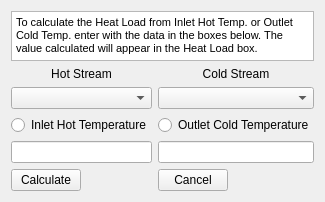
<?xml version="1.0" encoding="UTF-8"?>
<ui version="4.0">
 <class>TempLoad</class>
 <widget class="QWidget" name="TempLoad">
  <property name="geometry">
   <rect>
    <x>0</x>
    <y>0</y>
    <width>314</width>
    <height>193</height>
   </rect>
  </property>
  <property name="windowTitle">
   <string>Change Streams Temperature to calculate new Heat Load</string>
  </property>
  <layout class="QGridLayout" name="gridLayout_2">
   <item row="1" column="0">
    <layout class="QGridLayout" name="gridLayout">
     <item row="6" column="0">
      <widget class="QPushButton" name="pushButton">
       <property name="maximumSize">
        <size>
         <width>70</width>
         <height>16777215</height>
        </size>
       </property>
       <property name="text">
        <string>Calculate</string>
       </property>
      </widget>
     </item>
     <item row="3" column="3" colspan="2">
      <widget class="QRadioButton" name="radioButton_2">
       <property name="text">
        <string>Outlet Cold Temperature</string>
       </property>
      </widget>
     </item>
     <item row="5" column="0" colspan="3">
      <widget class="QLineEdit" name="lineEdit">
       <property name="maximumSize">
        <size>
         <width>142</width>
         <height>16777215</height>
        </size>
       </property>
      </widget>
     </item>
     <item row="0" column="0" colspan="5">
      <widget class="QTextEdit" name="textEdit">
       <property name="maximumSize">
        <size>
         <width>16777215</width>
         <height>50</height>
        </size>
       </property>
       <property name="html">
        <string>&lt;!DOCTYPE HTML PUBLIC &quot;-//W3C//DTD HTML 4.0//EN&quot; &quot;http://www.w3.org/TR/REC-html40/strict.dtd&quot;&gt;
&lt;html&gt;&lt;head&gt;&lt;meta name=&quot;qrichtext&quot; content=&quot;1&quot; /&gt;&lt;style type=&quot;text/css&quot;&gt;
p, li { white-space: pre-wrap; }
&lt;/style&gt;&lt;/head&gt;&lt;body style=&quot; font-family:'MS Shell Dlg 2'; font-size:8.25pt; font-weight:400; font-style:normal;&quot;&gt;
&lt;p style=&quot; margin-top:0px; margin-bottom:0px; margin-left:0px; margin-right:0px; -qt-block-indent:0; text-indent:0px;&quot;&gt;To calculate the Heat Load from Inlet Hot Temp. or Outlet Cold Temp. enter with the data in the boxes below. The value calculated will appear in the Heat Load box.&lt;/p&gt;&lt;/body&gt;&lt;/html&gt;</string>
       </property>
      </widget>
     </item>
     <item row="6" column="3">
      <widget class="QPushButton" name="pushButton_2">
       <property name="maximumSize">
        <size>
         <width>70</width>
         <height>16777215</height>
        </size>
       </property>
       <property name="text">
        <string>Cancel</string>
       </property>
      </widget>
     </item>
     <item row="5" column="3" colspan="2">
      <widget class="QLineEdit" name="lineEdit_2"/>
     </item>
     <item row="3" column="0" colspan="3">
      <widget class="QRadioButton" name="radioButton">
       <property name="maximumSize">
        <size>
         <width>142</width>
         <height>16777215</height>
        </size>
       </property>
       <property name="text">
        <string>Inlet Hot Temperature</string>
       </property>
      </widget>
     </item>
     <item row="2" column="3" colspan="2">
      <widget class="QComboBox" name="comboBox_2"/>
     </item>
     <item row="1" column="3" colspan="2">
      <widget class="QLabel" name="label_3">
       <property name="maximumSize">
        <size>
         <width>16777215</width>
         <height>20</height>
        </size>
       </property>
       <property name="text">
        <string>Cold Stream</string>
       </property>
       <property name="alignment">
        <set>Qt::AlignCenter</set>
       </property>
      </widget>
     </item>
     <item row="2" column="0" colspan="3">
      <widget class="QComboBox" name="comboBox">
       <property name="maximumSize">
        <size>
         <width>142</width>
         <height>16777215</height>
        </size>
       </property>
      </widget>
     </item>
     <item row="1" column="0" colspan="3">
      <widget class="QLabel" name="label_5">
       <property name="maximumSize">
        <size>
         <width>142</width>
         <height>20</height>
        </size>
       </property>
       <property name="layoutDirection">
        <enum>Qt::LeftToRight</enum>
       </property>
       <property name="text">
        <string>Hot Stream</string>
       </property>
       <property name="alignment">
        <set>Qt::AlignCenter</set>
       </property>
      </widget>
     </item>
    </layout>
   </item>
  </layout>
 </widget>
 <resources/>
 <connections/>
</ui>
